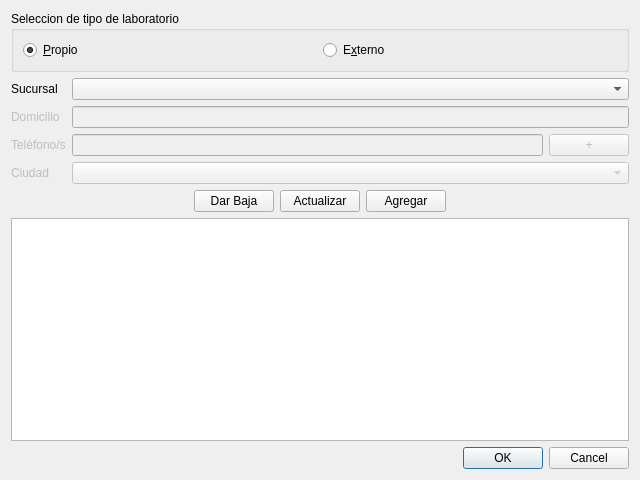
<?xml version="1.0" encoding="UTF-8"?>
<ui version="4.0">
 <class>abm_sucursal</class>
 <widget class="QDialog" name="abm_sucursal">
  <property name="geometry">
   <rect>
    <x>0</x>
    <y>0</y>
    <width>640</width>
    <height>480</height>
   </rect>
  </property>
  <property name="windowTitle">
   <string>Administrar Sucursales</string>
  </property>
  <layout class="QVBoxLayout" name="verticalLayout">
   <item>
    <widget class="QGroupBox" name="gbox_tipo_laboratorio">
     <property name="title">
      <string>Seleccion de tipo de laboratorio</string>
     </property>
     <layout class="QHBoxLayout" name="horizontalLayout_2">
      <item>
       <widget class="QRadioButton" name="rbtn_propio">
        <property name="text">
         <string>&amp;Propio</string>
        </property>
        <property name="checked">
         <bool>true</bool>
        </property>
       </widget>
      </item>
      <item>
       <widget class="QRadioButton" name="rbtn_externo">
        <property name="text">
         <string>E&amp;xterno</string>
        </property>
       </widget>
      </item>
     </layout>
    </widget>
   </item>
   <item>
    <layout class="QGridLayout" name="glyt_labels_textboxs">
     <item row="1" column="1">
      <widget class="QLineEdit" name="txt_domicilio">
       <property name="enabled">
        <bool>false</bool>
       </property>
      </widget>
     </item>
     <item row="2" column="1">
      <layout class="QHBoxLayout" name="hlyt_telefonos">
       <item>
        <widget class="QLineEdit" name="txt_telefono">
         <property name="enabled">
          <bool>false</bool>
         </property>
        </widget>
       </item>
       <item>
        <widget class="QPushButton" name="btn_agregar_telefono">
         <property name="enabled">
          <bool>false</bool>
         </property>
         <property name="text">
          <string>+</string>
         </property>
        </widget>
       </item>
      </layout>
     </item>
     <item row="2" column="0">
      <widget class="QLabel" name="lbl_telefono">
       <property name="enabled">
        <bool>false</bool>
       </property>
       <property name="text">
        <string>Teléfono/s</string>
       </property>
      </widget>
     </item>
     <item row="4" column="1">
      <layout class="QHBoxLayout" name="horizontalLayout">
       <item>
        <widget class="QComboBox" name="cbox_ciudad">
         <property name="enabled">
          <bool>false</bool>
         </property>
        </widget>
       </item>
      </layout>
     </item>
     <item row="1" column="0">
      <widget class="QLabel" name="lbl_domicilio">
       <property name="enabled">
        <bool>false</bool>
       </property>
       <property name="text">
        <string>Domicilio</string>
       </property>
      </widget>
     </item>
     <item row="4" column="0">
      <widget class="QLabel" name="lbl_ciudad">
       <property name="enabled">
        <bool>false</bool>
       </property>
       <property name="text">
        <string>Ciudad</string>
       </property>
      </widget>
     </item>
     <item row="0" column="1">
      <widget class="QComboBox" name="cbox_sucursales"/>
     </item>
     <item row="0" column="0">
      <widget class="QLabel" name="lbl_sucursal">
       <property name="text">
        <string>Sucursal</string>
       </property>
      </widget>
     </item>
    </layout>
   </item>
   <item>
    <layout class="QHBoxLayout" name="hlyt_botones">
     <item>
      <spacer name="hsqc_izquierda_botones">
       <property name="orientation">
        <enum>Qt::Horizontal</enum>
       </property>
       <property name="sizeHint" stdset="0">
        <size>
         <width>40</width>
         <height>20</height>
        </size>
       </property>
      </spacer>
     </item>
     <item>
      <widget class="QPushButton" name="btn_baja">
       <property name="text">
        <string>Dar Baja</string>
       </property>
      </widget>
     </item>
     <item>
      <widget class="QPushButton" name="btn_actualizar">
       <property name="text">
        <string>Actualizar</string>
       </property>
      </widget>
     </item>
     <item>
      <widget class="QPushButton" name="btn_agregar">
       <property name="text">
        <string>Agregar</string>
       </property>
      </widget>
     </item>
     <item>
      <spacer name="hspc_derecha_botones">
       <property name="orientation">
        <enum>Qt::Horizontal</enum>
       </property>
       <property name="sizeHint" stdset="0">
        <size>
         <width>40</width>
         <height>20</height>
        </size>
       </property>
      </spacer>
     </item>
    </layout>
   </item>
   <item>
    <widget class="QTableView" name="table_laboratorios"/>
   </item>
   <item>
    <widget class="QDialogButtonBox" name="btnbox_aceptar_cancelar">
     <property name="standardButtons">
      <set>QDialogButtonBox::Cancel|QDialogButtonBox::Ok</set>
     </property>
    </widget>
   </item>
  </layout>
 </widget>
 <resources/>
 <connections/>
</ui>
